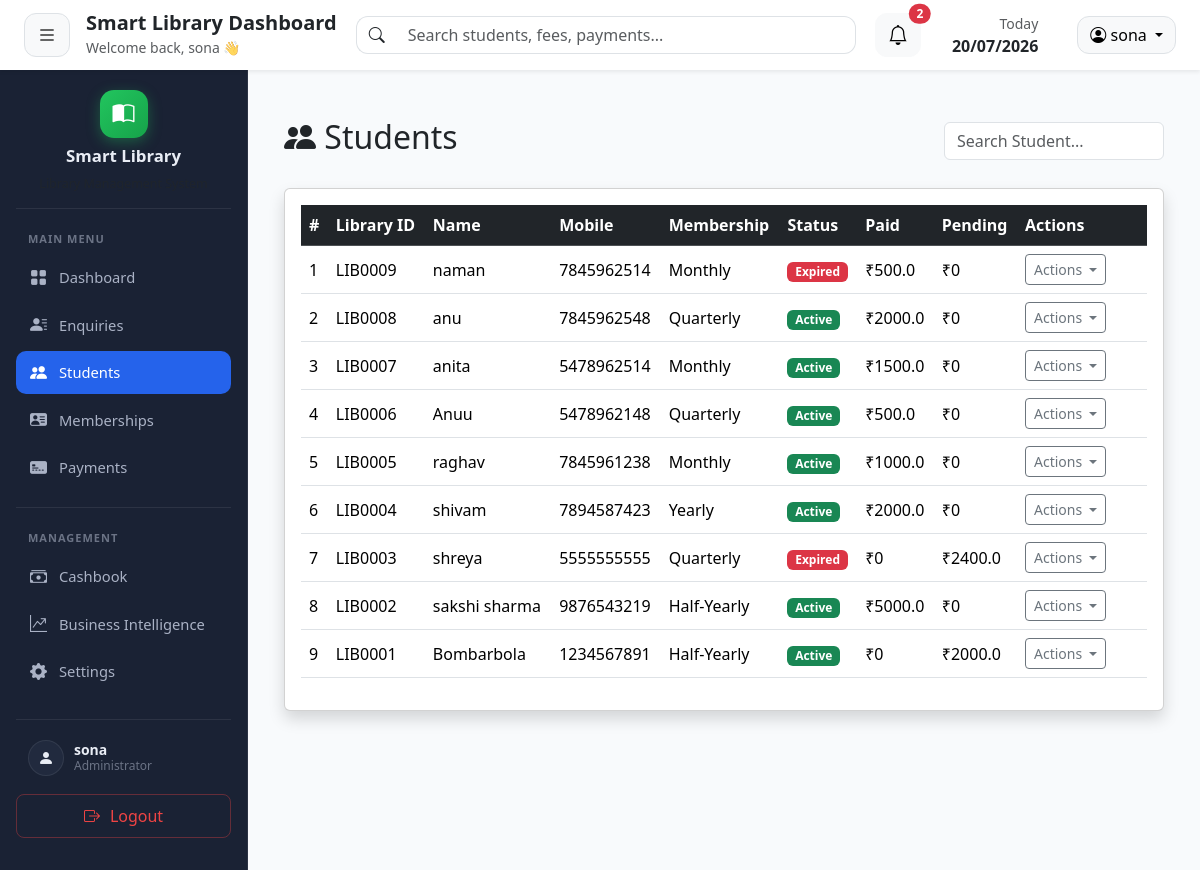
/students/ (signed in), run on the app's committed database.
### tables this page shows
CREATE TABLE memberships (
    membership_id INTEGER PRIMARY KEY AUTOINCREMENT,
    student_id INTEGER NOT NULL,
    plan_name TEXT NOT NULL,
    joining_date DATE NOT NULL,
    duration_days INTEGER ,
    end_date DATE NOT NULL,
    total_fee REAL NOT NULL,
    paid_amount REAL DEFAULT 0,
    pending_amount REAL DEFAULT 0,
    remarks TEXT,
    membership_status TEXT DEFAULT 'Active',

    created_at TIMESTAMP DEFAULT CURRENT_TIMESTAMP,

    FOREIGN KEY(student_id)
    REFERENCES students(student_id)
);

CREATE TABLE "students" (
                student_id  INTEGER PRIMARY KEY AUTOINCREMENT,
                admin_id    INTEGER NOT NULL DEFAULT 1,
                enquiry_id  INTEGER,
                full_name   TEXT NOT NULL,
                mobile      TEXT NOT NULL,
                address     TEXT,
                id_proof    TEXT,
                purpose     TEXT,
                shift       TEXT,
                join_date   DATE,
                status      TEXT DEFAULT 'Active',
                created_at  TIMESTAMP DEFAULT CURRENT_TIMESTAMP,
                UNIQUE(mobile, admin_id)
            );

### routes/student.py (the view)
@student_bp.route("/")
def index():
    if "admin_id" not in session:
        return redirect("/")
    admin_id = session["admin_id"]
    conn = get_connection()
    cursor = conn.cursor()
    cursor.execute("""
        SELECT
            s.student_id,
            s.full_name,
            s.mobile,
            s.purpose,
            s.shift,
            s.status,

            m.membership_id,
            m.plan_name,
            m.paid_amount,
            m.pending_amount,
            CASE
                WHEN m.end_date IS NOT NULL AND m.end_date < DATE('now') THEN 'Expired'
                ELSE m.membership_status
            END AS membership_status

        FROM students s

        LEFT JOIN memberships m
            ON m.membership_id = (
                SELECT membership_id
                FROM memberships
                WHERE student_id = s.student_id
                ORDER BY membership_id DESC
                LIMIT 1
            )

        WHERE s.admin_id = ?
        ORDER BY s.student_id DESC
    """, (admin_id,))
    students = cursor.fetchall()
    conn.close()
    return render_template("students/index.html", students=students)

### database/db.py (called while the page is built)
def get_connection():
    connection = sqlite3.connect(DATABASE_PATH)
    connection.row_factory = sqlite3.Row
    return connection

### templates/students/index.html (shortened to what this page needs)
{% extends "layouts/base.html" %}
{% block content %}
<div class="container-fluid mt-4">
    <div class="d-flex justify-content-between align-items-center mb-4">
        <h2>
            <i class="bi bi-people-fill"></i>
            Students
        </h2>
        <input
            type="text"
            id="searchStudent"
            class="form-control w-25"
            placeholder="Search Student...">
    </div>
    <div class="card shadow">
        <div class="card-body">
            <table class="table table-hover align-middle" id="studentTable">
                <thead class="table-dark">
                    <tr>
                        <th>#</th>
                        <th>Library ID</th>
                        <th>Name</th>
                        <th>Mobile</th>
                        <th>Membership</th>
                        <th>Status</th>
                        <th>Paid</th>
                        <th>Pending</th>
                        <th width="130">
                            Actions
                        </th>
                    </tr>
                </thead>
                <tbody>
                {% for student in students %}
                <tr>
                    <td>{{ loop.index }}</td>
                    <td>
                        LIB{{ "%04d"|format(student.student_id) }}
                    </td>
                    <td>{{ student.full_name }}</td>
                    <td>{{ student.mobile }}</td>
                    <td>
                        {{ student.plan_name or "-" }}
                    </td>
                    <td>
                        {% if student.membership_status == "Active" %}
                        <span class="badge bg-success">
                            Active
                        </span>
                        {% else %}
                        <span class="badge bg-danger">
                            Expired
                        </span>
                        {% endif %}
                    </td>
                    <td>
                        ₹{{ student.paid_amount or 0 }}
                    </td>
                    <td>
                        ₹{{ student.pending_amount or 0 }}
                    </td>
                    <td>
                        <div class="dropdown">
                            <button
                                class="btn btn-outline-secondary btn-sm dropdown-toggle"
                                type="button"
                                data-bs-toggle="dropdown"
                                aria-expanded="false">
                                Actions
                            </button>
                        </div>
                    </td>
                </tr>
                {% endfor %}
                </tbody>
            </table>
        </div>
    </div>
</div>
{% endblock %}

### data on the page
memberships: full_name "naman", mobile "7845962514", plan_name "Monthly", shows "Expired", paid_amount "500.0", pending_amount "0"
students: student_id "0009"
memberships: full_name "anu", mobile "7845962548", plan_name "Quarterly", shows "Active", paid_amount "2000.0", pending_amount "0"
students: student_id "0008"
memberships: full_name "anita", mobile "5478962514", plan_name "Monthly", shows "Active", paid_amount "1500.0", pending_amount "0"
students: student_id "0007"
memberships: full_name "Anuu", mobile "5478962148", plan_name "Quarterly", shows "Active", paid_amount "500.0", pending_amount "0"
students: student_id "0006"
memberships: full_name "raghav", mobile "7845961238", plan_name "Monthly", shows "Active", paid_amount "1000.0", pending_amount "0"
students: student_id "0005"
memberships: full_name "shivam", mobile "7894587423", plan_name "Yearly", shows "Active", paid_amount "2000.0", pending_amount "0"
students: student_id "0004"
memberships: full_name "shreya", mobile "5555555555", plan_name "Quarterly", shows "Expired", paid_amount "0", pending_amount "2400.0"
students: student_id "0003"
memberships: full_name "sakshi sharma", mobile "9876543219", plan_name "Half-Yearly", shows "Active", paid_amount "5000.0", pending_amount "0"
students: student_id "0002"
memberships: full_name "Bombarbola", mobile "1234567891", plan_name "Half-Yearly", shows "Active", paid_amount "0", pending_amount "2000.0"
students: student_id "0001"

### other printed values
{{ session.get('username', 'Admin') }} "sona"
{{ counts.total }} "2"
